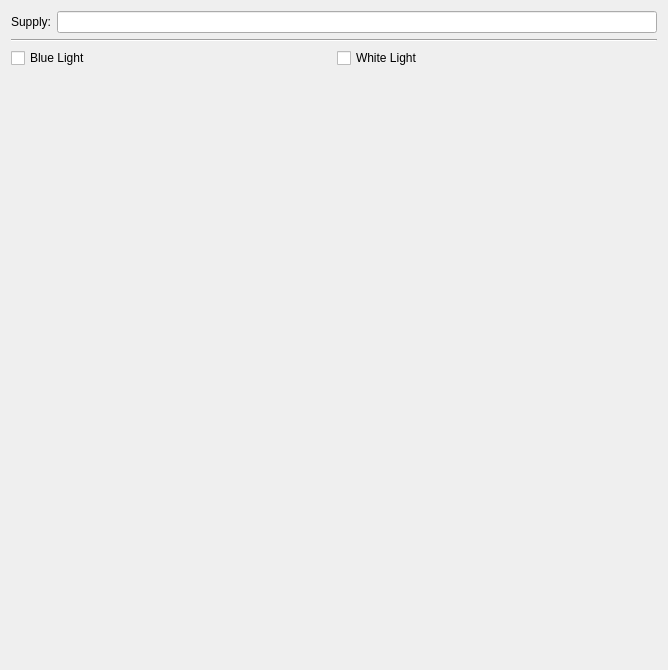
<?xml version="1.0" encoding="UTF-8"?>
<ui version="4.0">
 <class>SupervisionGuiWidget</class>
 <widget class="QWidget" name="SupervisionGuiWidget">
  <property name="geometry">
   <rect>
    <x>0</x>
    <y>0</y>
    <width>668</width>
    <height>670</height>
   </rect>
  </property>
  <property name="windowTitle">
   <string>Fake percept publisher</string>
  </property>
  <layout class="QVBoxLayout" stretch="0,0,0,0">
   <item>
    <layout class="QHBoxLayout" name="horizontalLayout">
     <item>
      <widget class="QLabel" name="supply_label">
       <property name="text">
        <string>Supply:</string>
       </property>
      </widget>
     </item>
     <item>
      <widget class="QLineEdit" name="supply_lineEdit"/>
     </item>
    </layout>
   </item>
   <item>
    <widget class="Line" name="line">
     <property name="orientation">
      <enum>Qt::Horizontal</enum>
     </property>
    </widget>
   </item>
   <item>
    <layout class="QHBoxLayout" name="horizontalLayout_2">
     <item>
      <layout class="QVBoxLayout" name="verticalLayout">
       <item>
        <layout class="QHBoxLayout" name="horizontalLayout_3">
         <item>
          <widget class="QCheckBox" name="blue_checkBox">
           <property name="text">
            <string>Blue Light</string>
           </property>
          </widget>
         </item>
         <item>
          <widget class="QCheckBox" name="white_checkBox">
           <property name="text">
            <string>White Light</string>
           </property>
          </widget>
         </item>
        </layout>
       </item>
      </layout>
     </item>
    </layout>
   </item>
   <item>
    <spacer name="verticalSpacer">
     <property name="orientation">
      <enum>Qt::Vertical</enum>
     </property>
     <property name="sizeHint" stdset="0">
      <size>
       <width>20</width>
       <height>40</height>
      </size>
     </property>
    </spacer>
   </item>
  </layout>
 </widget>
 <resources/>
 <connections/>
 <buttongroups>
  <buttongroup name="blue_group"/>
 </buttongroups>
</ui>
